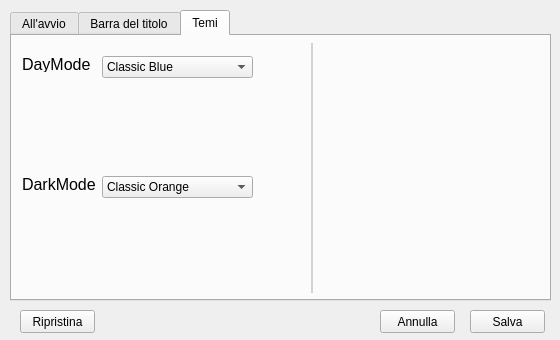
<?xml version="1.0" encoding="UTF-8"?>
<ui version="4.0">
 <class>Settings</class>
 <widget class="QWidget" name="Settings">
  <property name="geometry">
   <rect>
    <x>0</x>
    <y>0</y>
    <width>560</width>
    <height>340</height>
   </rect>
  </property>
  <property name="minimumSize">
   <size>
    <width>560</width>
    <height>340</height>
   </size>
  </property>
  <property name="maximumSize">
   <size>
    <width>560</width>
    <height>340</height>
   </size>
  </property>
  <property name="windowTitle">
   <string>Form</string>
  </property>
  <widget class="QPushButton" name="Save">
   <property name="geometry">
    <rect>
     <x>470</x>
     <y>310</y>
     <width>75</width>
     <height>23</height>
    </rect>
   </property>
   <property name="text">
    <string>Salva</string>
   </property>
  </widget>
  <widget class="QTabWidget" name="tabWidget">
   <property name="geometry">
    <rect>
     <x>10</x>
     <y>10</y>
     <width>541</width>
     <height>291</height>
    </rect>
   </property>
   <property name="minimumSize">
    <size>
     <width>300</width>
     <height>0</height>
    </size>
   </property>
   <property name="maximumSize">
    <size>
     <width>16777215</width>
     <height>16777215</height>
    </size>
   </property>
   <property name="currentIndex">
    <number>2</number>
   </property>
   <widget class="QWidget" name="tab">
    <attribute name="title">
     <string>All'avvio</string>
    </attribute>
    <widget class="QLabel" name="label">
     <property name="geometry">
      <rect>
       <x>16</x>
       <y>91</y>
       <width>101</width>
       <height>16</height>
      </rect>
     </property>
     <property name="font">
      <font>
       <pointsize>12</pointsize>
      </font>
     </property>
     <property name="text">
      <string>Colore Editor</string>
     </property>
     <property name="alignment">
      <set>Qt::AlignCenter</set>
     </property>
    </widget>
    <widget class="QLabel" name="label_3">
     <property name="geometry">
      <rect>
       <x>342</x>
       <y>91</y>
       <width>141</width>
       <height>16</height>
      </rect>
     </property>
     <property name="font">
      <font>
       <pointsize>12</pointsize>
      </font>
     </property>
     <property name="text">
      <string>Barra Collaboratori</string>
     </property>
     <property name="alignment">
      <set>Qt::AlignCenter</set>
     </property>
    </widget>
    <widget class="QLabel" name="label_4">
     <property name="geometry">
      <rect>
       <x>162</x>
       <y>89</y>
       <width>161</width>
       <height>21</height>
      </rect>
     </property>
     <property name="font">
      <font>
       <pointsize>12</pointsize>
      </font>
     </property>
     <property name="text">
      <string>Barra degli Strumenti</string>
     </property>
     <property name="alignment">
      <set>Qt::AlignCenter</set>
     </property>
    </widget>
    <widget class="QWidget" name="layoutWidget">
     <property name="geometry">
      <rect>
       <x>20</x>
       <y>112</y>
       <width>91</width>
       <height>52</height>
      </rect>
     </property>
     <layout class="QVBoxLayout" name="verticalLayout">
      <item>
       <widget class="QRadioButton" name="dayRadio">
        <property name="font">
         <font>
          <pointsize>11</pointsize>
         </font>
        </property>
        <property name="text">
         <string>DayMode</string>
        </property>
        <property name="checked">
         <bool>true</bool>
        </property>
       </widget>
      </item>
      <item>
       <widget class="QRadioButton" name="darkRadio">
        <property name="font">
         <font>
          <pointsize>11</pointsize>
         </font>
        </property>
        <property name="text">
         <string>DarkMode</string>
        </property>
       </widget>
      </item>
     </layout>
    </widget>
    <widget class="QWidget" name="layoutWidget">
     <property name="geometry">
      <rect>
       <x>200</x>
       <y>112</y>
       <width>83</width>
       <height>52</height>
      </rect>
     </property>
     <layout class="QVBoxLayout" name="verticalLayout_4">
      <item>
       <widget class="QRadioButton" name="toolShowRadio">
        <property name="font">
         <font>
          <pointsize>11</pointsize>
         </font>
        </property>
        <property name="text">
         <string>Mostra</string>
        </property>
        <property name="checked">
         <bool>true</bool>
        </property>
       </widget>
      </item>
      <item>
       <widget class="QRadioButton" name="toolHideRadio">
        <property name="font">
         <font>
          <pointsize>11</pointsize>
         </font>
        </property>
        <property name="text">
         <string>Nascondi</string>
        </property>
       </widget>
      </item>
     </layout>
    </widget>
    <widget class="QWidget" name="layoutWidget">
     <property name="geometry">
      <rect>
       <x>370</x>
       <y>112</y>
       <width>83</width>
       <height>52</height>
      </rect>
     </property>
     <layout class="QVBoxLayout" name="verticalLayout_3">
      <item>
       <widget class="QRadioButton" name="collabShowRadio">
        <property name="font">
         <font>
          <pointsize>11</pointsize>
         </font>
        </property>
        <property name="text">
         <string>Mostra</string>
        </property>
        <property name="checked">
         <bool>true</bool>
        </property>
       </widget>
      </item>
      <item>
       <widget class="QRadioButton" name="collabHideRadio">
        <property name="font">
         <font>
          <pointsize>11</pointsize>
         </font>
        </property>
        <property name="text">
         <string>Nascondi</string>
        </property>
       </widget>
      </item>
     </layout>
    </widget>
   </widget>
   <widget class="QWidget" name="tab_2">
    <attribute name="title">
     <string>Barra del titolo</string>
    </attribute>
    <widget class="QLabel" name="label_2">
     <property name="geometry">
      <rect>
       <x>10</x>
       <y>20</y>
       <width>91</width>
       <height>16</height>
      </rect>
     </property>
     <property name="font">
      <font>
       <pointsize>12</pointsize>
      </font>
     </property>
     <property name="text">
      <string>Visualizza</string>
     </property>
    </widget>
    <widget class="QWidget" name="layoutWidget">
     <property name="geometry">
      <rect>
       <x>10</x>
       <y>40</y>
       <width>501</width>
       <height>222</height>
      </rect>
     </property>
     <layout class="QVBoxLayout" name="verticalLayout_2">
      <property name="spacing">
       <number>0</number>
      </property>
      <item>
       <widget class="QRadioButton" name="titleRadio1">
        <property name="minimumSize">
         <size>
          <width>0</width>
          <height>40</height>
         </size>
        </property>
        <property name="font">
         <font>
          <pointsize>11</pointsize>
         </font>
        </property>
        <property name="styleSheet">
         <string notr="true">border-bottom:1px solid lightgrey;</string>
        </property>
        <property name="text">
         <string>Nome documento</string>
        </property>
        <property name="checked">
         <bool>true</bool>
        </property>
       </widget>
      </item>
      <item>
       <widget class="QRadioButton" name="titleRadio2">
        <property name="minimumSize">
         <size>
          <width>0</width>
          <height>40</height>
         </size>
        </property>
        <property name="font">
         <font>
          <pointsize>11</pointsize>
         </font>
        </property>
        <property name="styleSheet">
         <string notr="true">border-bottom:1px solid lightgrey;</string>
        </property>
        <property name="text">
         <string>C.A.R.T.E</string>
        </property>
        <property name="checked">
         <bool>false</bool>
        </property>
       </widget>
      </item>
      <item>
       <widget class="QRadioButton" name="titleRadio3">
        <property name="minimumSize">
         <size>
          <width>0</width>
          <height>40</height>
         </size>
        </property>
        <property name="font">
         <font>
          <pointsize>11</pointsize>
         </font>
        </property>
        <property name="styleSheet">
         <string notr="true">border-bottom:1px solid lightgrey;</string>
        </property>
        <property name="text">
         <string>C.A.R.T.E. + Nome documento</string>
        </property>
       </widget>
      </item>
      <item>
       <widget class="QRadioButton" name="titleRadio4">
        <property name="minimumSize">
         <size>
          <width>0</width>
          <height>40</height>
         </size>
        </property>
        <property name="font">
         <font>
          <pointsize>11</pointsize>
         </font>
        </property>
        <property name="styleSheet">
         <string notr="true">border-bottom:1px solid lightgrey;</string>
        </property>
        <property name="text">
         <string>Alterna C.A.R.T.E. / Nome documento</string>
        </property>
       </widget>
      </item>
      <item>
       <widget class="QRadioButton" name="titleRadio5">
        <property name="minimumSize">
         <size>
          <width>0</width>
          <height>40</height>
         </size>
        </property>
        <property name="font">
         <font>
          <pointsize>11</pointsize>
         </font>
        </property>
        <property name="styleSheet">
         <string notr="true">border-bottom:1px solid lightgrey;</string>
        </property>
        <property name="text">
         <string>C.A.R.T.E. animato</string>
        </property>
       </widget>
      </item>
     </layout>
    </widget>
    <widget class="QLabel" name="PreviewBar">
     <property name="geometry">
      <rect>
       <x>303</x>
       <y>47</y>
       <width>200</width>
       <height>30</height>
      </rect>
     </property>
     <property name="styleSheet">
      <string notr="true">background:url(:/image/Settings/nomeDoc.png);</string>
     </property>
     <property name="text">
      <string/>
     </property>
    </widget>
    <widget class="QLabel" name="PreviewBar_2">
     <property name="geometry">
      <rect>
       <x>303</x>
       <y>90</y>
       <width>200</width>
       <height>30</height>
      </rect>
     </property>
     <property name="styleSheet">
      <string notr="true">background:url(:/image/Settings/carte.png);</string>
     </property>
     <property name="text">
      <string/>
     </property>
    </widget>
    <widget class="QLabel" name="PreviewBar_3">
     <property name="geometry">
      <rect>
       <x>303</x>
       <y>133</y>
       <width>200</width>
       <height>30</height>
      </rect>
     </property>
     <property name="styleSheet">
      <string notr="true">background:url(:/image/Settings/carteNomeDoc.png);</string>
     </property>
     <property name="text">
      <string/>
     </property>
    </widget>
    <widget class="QLabel" name="PreviewBar_4">
     <property name="geometry">
      <rect>
       <x>303</x>
       <y>176</y>
       <width>200</width>
       <height>30</height>
      </rect>
     </property>
     <property name="styleSheet">
      <string notr="true">background:url(:/image/Settings/carte.png);</string>
     </property>
     <property name="text">
      <string/>
     </property>
    </widget>
    <widget class="QLabel" name="PreviewBar_5">
     <property name="geometry">
      <rect>
       <x>303</x>
       <y>219</y>
       <width>200</width>
       <height>30</height>
      </rect>
     </property>
     <property name="styleSheet">
      <string notr="true">background:url(:/image/Settings/carte.png);</string>
     </property>
     <property name="text">
      <string/>
     </property>
    </widget>
   </widget>
   <widget class="QWidget" name="tab_3">
    <attribute name="title">
     <string>Temi</string>
    </attribute>
    <widget class="QLabel" name="label_6">
     <property name="geometry">
      <rect>
       <x>10</x>
       <y>140</y>
       <width>101</width>
       <height>16</height>
      </rect>
     </property>
     <property name="font">
      <font>
       <pointsize>12</pointsize>
      </font>
     </property>
     <property name="text">
      <string>DarkMode</string>
     </property>
    </widget>
    <widget class="QLabel" name="label_5">
     <property name="geometry">
      <rect>
       <x>10</x>
       <y>20</y>
       <width>101</width>
       <height>16</height>
      </rect>
     </property>
     <property name="font">
      <font>
       <pointsize>12</pointsize>
      </font>
     </property>
     <property name="text">
      <string>DayMode</string>
     </property>
    </widget>
    <widget class="QComboBox" name="ComboDay">
     <property name="geometry">
      <rect>
       <x>90</x>
       <y>20</y>
       <width>151</width>
       <height>22</height>
      </rect>
     </property>
     <item>
      <property name="text">
       <string>Classic Blue</string>
      </property>
     </item>
     <item>
      <property name="text">
       <string>Plain Blue</string>
      </property>
     </item>
     <item>
      <property name="text">
       <string>Electric Blue</string>
      </property>
     </item>
     <item>
      <property name="text">
       <string>Classic Purple</string>
      </property>
     </item>
     <item>
      <property name="text">
       <string>Classic Orange</string>
      </property>
     </item>
     <item>
      <property name="text">
       <string>Classic Green</string>
      </property>
     </item>
     <item>
      <property name="text">
       <string>Classic Red</string>
      </property>
     </item>
     <item>
      <property name="text">
       <string>Fantasy</string>
      </property>
     </item>
     <item>
      <property name="text">
       <string>Rainbow</string>
      </property>
     </item>
     <item>
      <property name="text">
       <string>Polito</string>
      </property>
     </item>
     <item>
      <property name="text">
       <string>Special</string>
      </property>
     </item>
    </widget>
    <widget class="QComboBox" name="ComboDark">
     <property name="geometry">
      <rect>
       <x>90</x>
       <y>140</y>
       <width>151</width>
       <height>22</height>
      </rect>
     </property>
     <item>
      <property name="text">
       <string>Classic Orange</string>
      </property>
     </item>
     <item>
      <property name="text">
       <string>Plain Orange</string>
      </property>
     </item>
     <item>
      <property name="text">
       <string>Electric Orange</string>
      </property>
     </item>
     <item>
      <property name="text">
       <string>Classic Purple</string>
      </property>
     </item>
     <item>
      <property name="text">
       <string>Classic Blue</string>
      </property>
     </item>
     <item>
      <property name="text">
       <string>Classic Green</string>
      </property>
     </item>
     <item>
      <property name="text">
       <string>Classic Red</string>
      </property>
     </item>
     <item>
      <property name="text">
       <string>Fantasy</string>
      </property>
     </item>
     <item>
      <property name="text">
       <string>Rainbow</string>
      </property>
     </item>
     <item>
      <property name="text">
       <string>Polito</string>
      </property>
     </item>
     <item>
      <property name="text">
       <string>Special</string>
      </property>
     </item>
    </widget>
    <widget class="QLabel" name="PreviewThemeDay">
     <property name="geometry">
      <rect>
       <x>323</x>
       <y>14</y>
       <width>185</width>
       <height>120</height>
      </rect>
     </property>
     <property name="minimumSize">
      <size>
       <width>0</width>
       <height>0</height>
      </size>
     </property>
     <property name="styleSheet">
      <string notr="true"/>
     </property>
     <property name="text">
      <string/>
     </property>
    </widget>
    <widget class="Line" name="line">
     <property name="geometry">
      <rect>
       <x>299</x>
       <y>7</y>
       <width>2</width>
       <height>250</height>
      </rect>
     </property>
     <property name="minimumSize">
      <size>
       <width>0</width>
       <height>250</height>
      </size>
     </property>
     <property name="styleSheet">
      <string notr="true">background:lightgrey;
border:none;</string>
     </property>
     <property name="orientation">
      <enum>Qt::Vertical</enum>
     </property>
    </widget>
    <widget class="QLabel" name="PreviewThemeDark">
     <property name="geometry">
      <rect>
       <x>323</x>
       <y>141</y>
       <width>185</width>
       <height>120</height>
      </rect>
     </property>
     <property name="minimumSize">
      <size>
       <width>0</width>
       <height>0</height>
      </size>
     </property>
     <property name="text">
      <string/>
     </property>
    </widget>
   </widget>
  </widget>
  <widget class="QPushButton" name="Abort">
   <property name="geometry">
    <rect>
     <x>380</x>
     <y>310</y>
     <width>75</width>
     <height>23</height>
    </rect>
   </property>
   <property name="text">
    <string>Annulla</string>
   </property>
  </widget>
  <widget class="QPushButton" name="Default">
   <property name="geometry">
    <rect>
     <x>20</x>
     <y>310</y>
     <width>75</width>
     <height>23</height>
    </rect>
   </property>
   <property name="text">
    <string>Ripristina</string>
   </property>
  </widget>
 </widget>
 <resources/>
 <connections/>
</ui>
